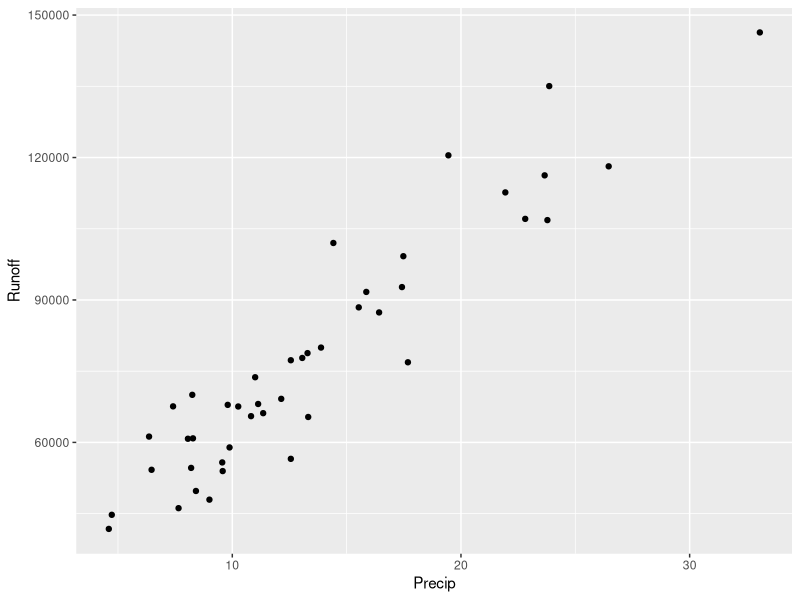
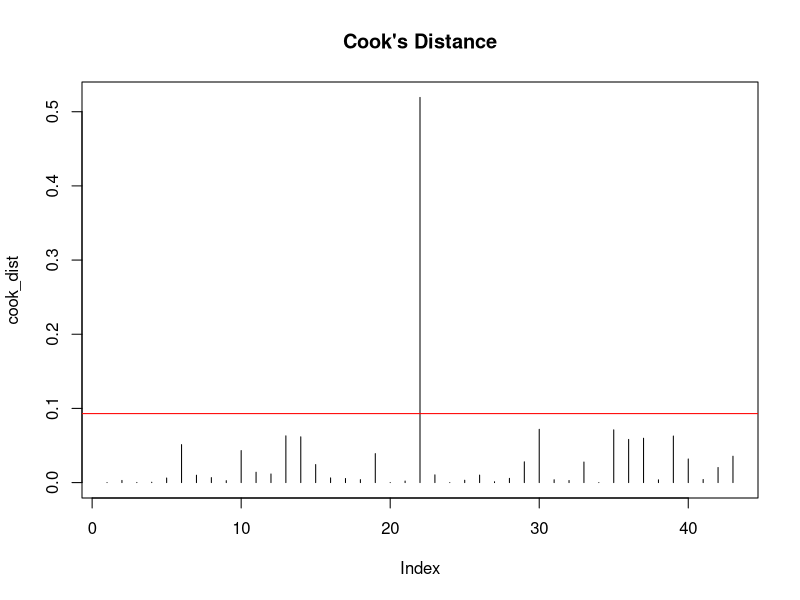
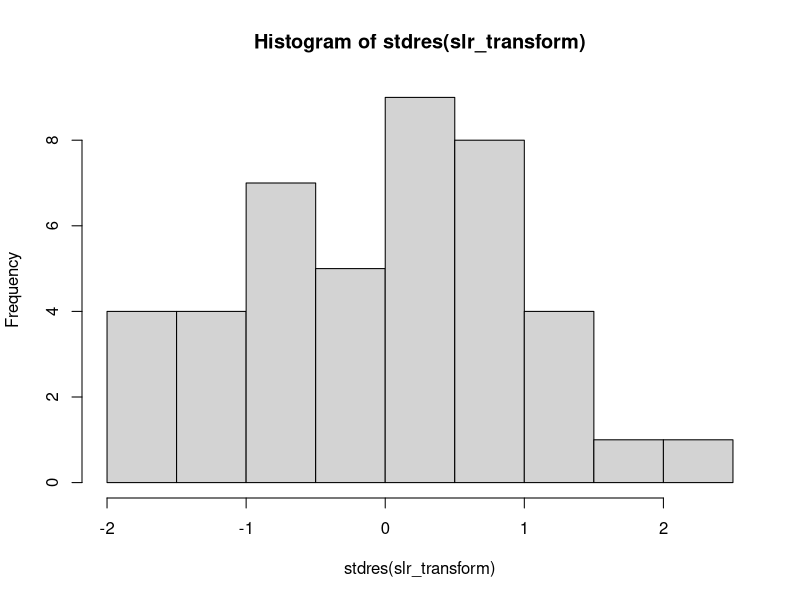
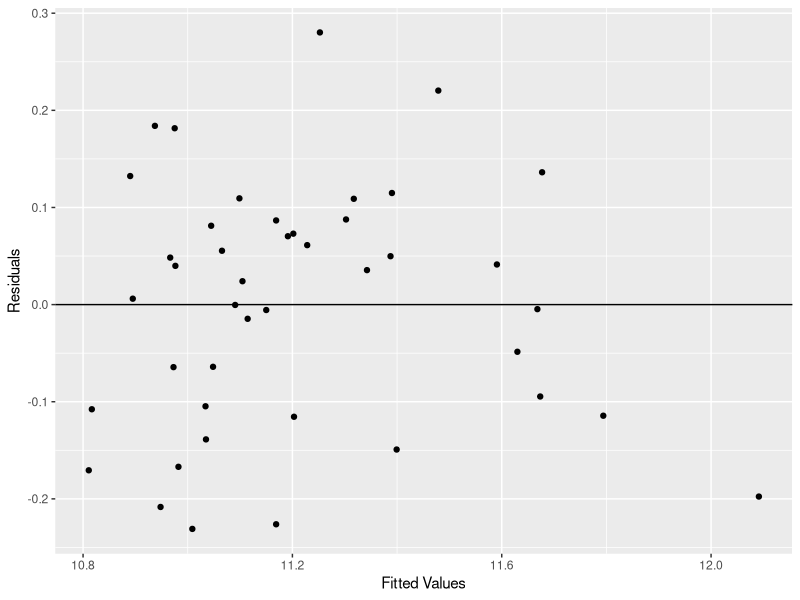

Source code (R) for these figures, in order:
## ---- chunk 1
knitr::opts_chunk$set(echo = TRUE)
## ---- chunk 2
library(tidyverse)
library(MASS)
library(lmtest)
## ---- chunk 3
##read in data
water_data <- read.table(file = "water.txt", header = TRUE, sep = "")
## ---- chunk 4
##linear?
ggplot(water_data, aes(Precip, Runoff)) + geom_point()


## ---- chunk 5

slr_transform <- lm(log(Runoff) ~ (Precip), water_data)

bptest(slr_transform)
ks.test(stdres(slr_transform),"pnorm" )
cook_dist <- cooks.distance(slr_transform)
outliers <- which(cook_dist > 4/length(cook_dist))
plot(cook_dist, type="h", main = "Cook's Distance")
abline(h = 4/length(cook_dist), col = "red")


hist(stdres(slr_transform))

ggplot(data = slr_transform, aes(x = slr_transform$fitted.values, y = slr_transform$residuals)) +
  geom_point() + ylab("Residuals") + xlab("Fitted Values") +
  geom_hline(yintercept = 0)

## ---- chunk 6

## ---- chunk 7

## ---- chunk 8

## ---- chunk 9

## ---- chunk 10

